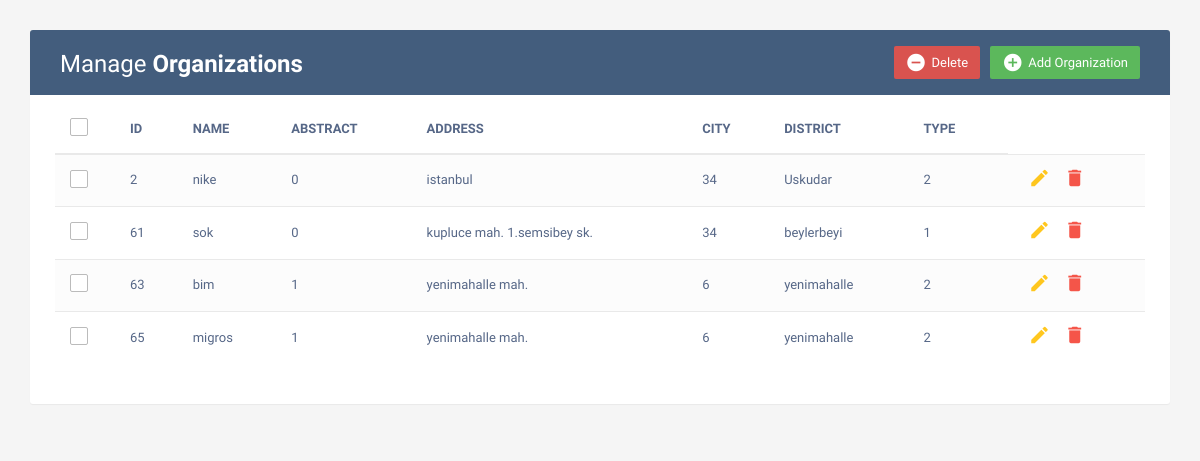
Screenshot of /web-app/organizations/organization-list.php with the database file from the repository.
### tables this page shows
CREATE TABLE `organizations` (
  `org_id` int NOT NULL AUTO_INCREMENT,
  `org_name` varchar(20) DEFAULT NULL,
  `parent_org` int DEFAULT NULL,
  `org_abstract` tinyint(1) DEFAULT NULL,
  `org_address` varchar(200) DEFAULT NULL,
  `org_city` int DEFAULT NULL,
  `org_district` varchar(50) DEFAULT NULL,
  `org_type` int DEFAULT NULL,
  PRIMARY KEY (`org_id`)
);

### web-app/organizations/organization-list.php (the view, shortened to what this page needs)
<?php
include '../config.php';
?>
<!DOCTYPE html>
<html lang="en">
<head>
	<link rel="stylesheet" href="https://maxcdn.bootstrapcdn.com/font-awesome/4.7.0/css/font-awesome.min.css">
	<link rel="stylesheet" href="https://maxcdn.bootstrapcdn.com/bootstrap/3.3.7/css/bootstrap.min.css">
	<link rel="stylesheet" href="css/style.css">
</head>
<body>
    <div class="container">
        <div class="table-wrapper">
            <div class="table-title">
                <div class="row">
                    <div class="col-sm-6">
						          <h2>Manage <b>Organizations</b></h2>
					          </div>
                    <div class="col-sm-6">
                      <a href="#addEmployeeModal" class="btn btn-success" data-toggle="modal"><i class="material-icons"></i> <span>Add Organization</span></a>
                      <a href="JavaScript:void(0);" class="btn btn-danger" id="delete_multiple"><i class="material-icons"></i> <span>Delete</span></a>
                    </div>
                  </div>
            </div>
            <table class="table table-striped table-hover">
            <thead>
                    <tr>
						<th>
							<span class="custom-checkbox">
								<label for="selectAll"></label>
							</span>
						</th>
            <th>ID</th>
            <th>NAME</th>
            <th>ABSTRACT</th>
						<th>ADDRESS</th>
            <th>CITY</th>
            <th>DISTRICT</th>
            <th>TYPE</th>
            </tr>
          </thead>
				<tbody>
				<?php
				$result = mysqli_query($link,"SELECT * FROM organizations");
					while($row = mysqli_fetch_array($result)) {
				?>
				<tr id="<?php echo $row["org_id"]; ?>">
				<td>
							<span class="custom-checkbox">
								<label for="checkbox2"></label>
							</span>
						</td>
					<td><?php echo $row["org_id"]; ?></td>
					<td><?php echo $row["org_name"]; ?></td>
					<td><?php echo $row["org_abstract"]; ?></td>
					<td><?php echo $row["org_address"]; ?></td>
          <td><?php echo $row["org_city"]; ?></td>
          <td><?php echo $row["org_district"]; ?></td>
          <td><?php echo $row["org_type"]; ?></td>
					<td>
						<a href="#editEmployeeModal" class="edit" data-toggle="modal">
							<i class="material-icons update" data-toggle="tooltip"
							data-id="<?php echo $row["org_id"]; ?>"
							data-name="<?php echo $row["org_name"]; ?>"
							data-abstract="<?php echo $row["org_abstract"]; ?>"
							data-address="<?php echo $row["org_address"]; ?>"
              data-city="<?php echo $row["org_city"]; ?>"
              data-district="<?php echo $row["org_district"]; ?>"
              data-type="<?php echo $row["org_type"]; ?>"
							title="Edit"></i>
						</a>
						<a href="#deleteEmployeeModal" class="delete" data-id="<?php echo $row["org_id"]; ?>" data-toggle="modal"><i class="material-icons" data-toggle="tooltip"
						 title="Delete"></i></a>
                    </td>
				</tr>
				<?php
				}
				?>
				</tbody>
			</table>
        </div>
    </div>
</body>
</html>

### web-app/organizations/css/style.css (style rules this page uses)
body { color: #566787; background: #f5f5f5; font-family: 'Varela Round', sans-serif; font-size: 13px; }
.table-wrapper { background: #fff; padding: 20px 25px; margin: 30px 0; border-radius: 3px; box-shadow: 0 1px 1px rgba(0,0,0,.05); }
.table-title { padding-bottom: 15px; background: #435d7d; color: #fff; padding: 16px 30px; margin: -20px -25px 10px; border-radius: 3px 3px 0 0; }
.table-title h2 { margin: 5px 0 0; font-size: 24px; }
.table-title .btn { color: #fff; float: right; font-size: 13px; border: none; min-width: 50px; border-radius: 2px; border: none; outline: none !important; margin-left: 10px; }
.table-title .btn i { float: left; font-size: 21px; margin-right: 5px; }
.table-title .btn span { float: left; margin-top: 2px; }
table.table tr th, table.table tr td { border-color: #e9e9e9; padding: 12px 15px; vertical-align: middle; }
table.table tr th:first-child { width: 60px; }
table.table tr th:last-child { width: 100px; }
table.table-striped tbody tr:nth-of-type(odd) { background-color: #fcfcfc; }
table.table td:last-child i { opacity: 0.9; font-size: 22px; margin: 0 5px; }
table.table td a { font-weight: bold; color: #566787; display: inline-block; text-decoration: none; outline: none !important; }
table.table td a.edit { color: #FFC107; }
table.table td a.delete { color: #F44336; }
table.table td i { font-size: 19px; }
.custom-checkbox { position: relative; }
.custom-checkbox label:before { width: 18px; height: 18px; }
.custom-checkbox label:before { content: ''; margin-right: 10px; display: inline-block; vertical-align: text-top; background: white; border: 1px solid #bbb; border-radius: 2px; box-sizing: border-box; z-index: 2; }

### rows the page displays
organizations: org_id "2", org_name "nike", org_abstract "0", org_address "istanbul", org_city "34", org_district "Uskudar", org_type "2"
organizations: org_id "61", org_name "sok", org_abstract "0", org_address "kupluce mah. 1.semsibey sk.", org_city "34", org_district "beylerbeyi", org_type "1"
organizations: org_id "63", org_name "bim", org_abstract "1", org_address "yenimahalle mah.", org_city "6", org_district "yenimahalle", org_type "2"
organizations: org_id "65", org_name "migros", org_abstract "1", org_address "yenimahalle mah.", org_city "6", org_district "yenimahalle", org_type "2"
